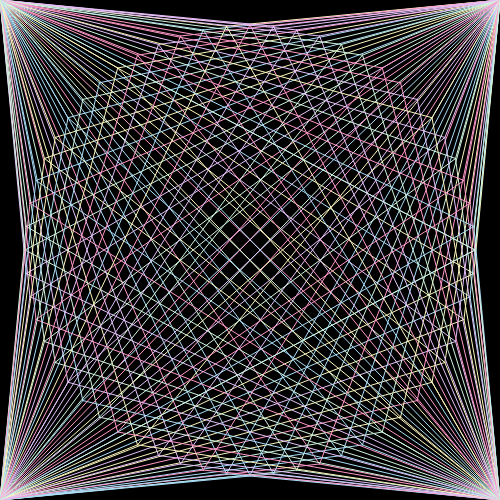
Frame 1 (no input)
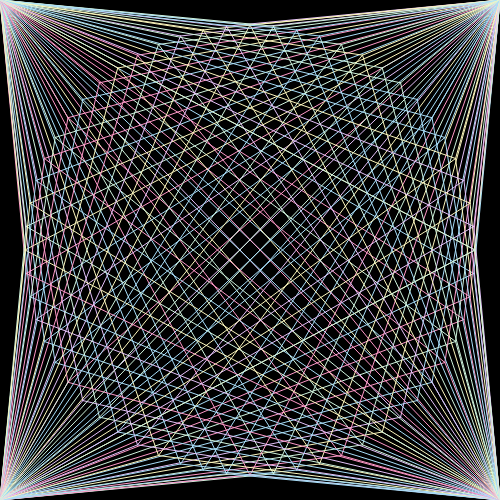
Frame 2 (the mouse pressed at the canvas centre, redrawn once)

The p5.js sketch that drew these frames (run headless with seeded random() and noise() and a simulated clock; the mouse was pressed at the canvas centre and the sketch redrawn once):

// p5.js sketch
// ── sketch.js
// Day 8 of my generative art challenge
// Just played around, no tutorial
const COLORS = ['ff99c8', 'fcf6bd', 'd0f4de', 'a9def9', 'e4c1f9'];

const CANVAS_SIZE = 500;
const WHITE_SPACE = 25;

function setup() {
  createCanvas(CANVAS_SIZE, CANVAS_SIZE);
  noLoop();
}

function polygon(x, y, radius, npoints) {
  const angle = TWO_PI / npoints;
  for (let a = 0; a < TWO_PI; a += angle) {
    const sx = x + cos(a) * radius;
    const sy = y + sin(a) * radius;
    stroke('#' + random(COLORS));
    line(sx, sy, 0, 0);
    line(sx, sy, 500, 500);
    line(sx, sy, 0, 500);
    line(sx, sy, 500, 0);
  }
}

function draw() {
  background('black');
  polygon(CANVAS_SIZE / 2, CANVAS_SIZE / 2, CANVAS_SIZE / 2 - WHITE_SPACE, 60);
}
